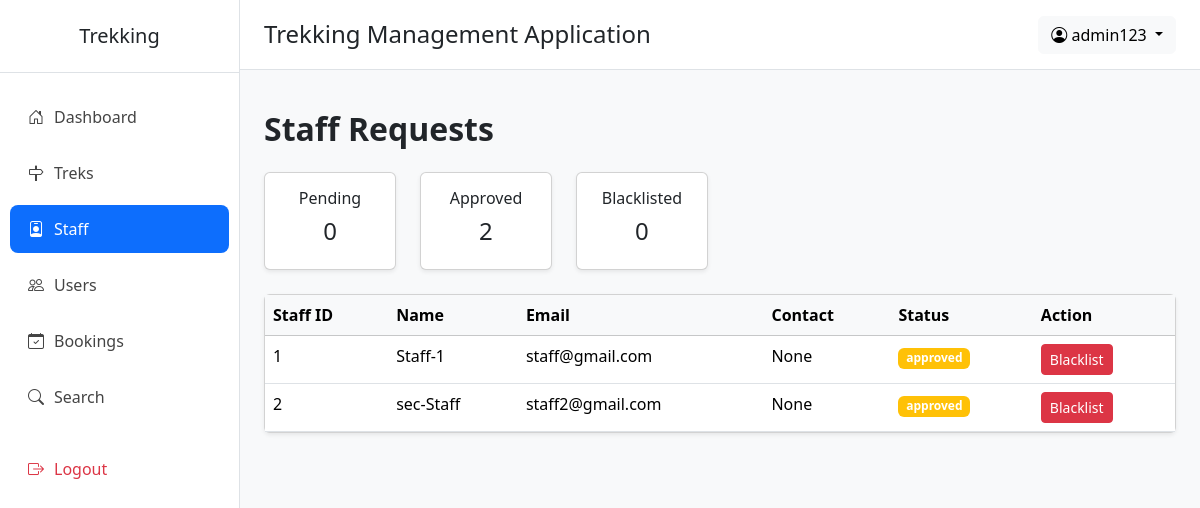
Screenshot of /admin/staff (signed in) with the database file from the repository.
### application/models.py (models this page shows)
class User(db.Model):
    __tablename__="users"
    id=db.Column(db.Integer(),primary_key=True,autoincrement=True)
    name=db.Column(db.String(),nullable=False)
    email=db.Column(db.String(),nullable=False,unique=True)
    phone=db.Column(db.String(),nullable=True)
    password=db.Column(db.String(),nullable=False)
    contact=db.Column(db.String(),nullable=True)
    role=db.Column(db.String(),default="user")       # admin | user | staff
    status=db.Column(db.String(),default="active")   # active | blacklisted | pending | rejected
    created_at=db.Column(db.DateTime(),server_default=db.func.now())
    updated_at=db.Column(db.DateTime(),server_default=db.func.now(),onupdate=db.func.now())
    staff_profile = db.relationship(
        "Staff",
        backref="user",
        uselist=False,
        foreign_keys="Staff.userid"
    )
    bookings = db.relationship(
        "Booking",
        backref="user",
        cascade="all, delete-orphan"
    )

class Staff(db.Model):
    __tablename__="staff"
    id=db.Column(db.Integer(),primary_key=True,autoincrement=True)
    userid=db.Column(db.Integer(),db.ForeignKey("users.id"))
    approval_status=db.Column(db.String(),default="pending") # pending | approved | rejected | blacklisted
    approved_by=db.Column(db.Integer(),db.ForeignKey("users.id"))
    approved_at=db.Column(db.DateTime(),nullable=True,default=None)
    bio=db.Column(db.String(),default=None,nullable=True)
    treks = db.relationship(
        "Trek",
        backref="staff"
    )

### application/admin_routes.py (the view)
@app.route("/admin/staff")
def all_staff():
    if("admin_id" not in session):
        return redirect("/login")
    this_admin=User.query.filter_by(id=session["admin_id"]).first()
    all_staff=Staff.query.all()
    active_staff=Staff.query.filter_by(approval_status="approved").all().__len__()
    pending_staff=Staff.query.filter_by(approval_status="pending").all().__len__()
    blacklisted_staff=Staff.query.filter_by(approval_status="blacklisted").all().__len__()
    return render_template("admin/manage_staff.html",this_admin=this_admin,all_staff=all_staff,active_staff=active_staff,pending_staff=pending_staff,blacklisted_staff=blacklisted_staff)

### templates/admin/manage_staff.html (shortened to what this page needs)
{% extends "admin/base.html" %}
{% block content %}
<h2 class="mb-4 fw-bold">
        Staff Requests
    </h2>
    <div class="row mb-4">
        <div class="col-md-2">
            <div class="card text-center shadow-sm">
                <div class="card-body">
                    <h6>Pending</h6>
                    <h4>{{ pending_staff }}</h4>
                </div>
            </div>
        </div>
        <div class="col-md-2">
            <div class="card text-center shadow-sm">
                <div class="card-body">
                    <h6>Approved</h6>
                    <h4>{{ active_staff }}</h4>
                </div>
            </div>
        </div>
        <div class="col-md-2">
            <div class="card text-center shadow-sm">
                <div class="card-body">
                    <h6>Blacklisted</h6>
                    <h4>{{ blacklisted_staff }}</h4>
                </div>
            </div>
        </div>
    </div>
    <div class="card shadow-sm">
        <div class="card-body p-0">
            <table class="table table-hover mb-0">
                <thead class="table-light">
                    <tr>
                        <th>Staff ID</th>
                        <th>Name</th>
                        <th>Email</th>
                        <th>Contact</th>
                        <th>Status</th>
                        <th>Action</th>
                    </tr>
                </thead>
                <tbody>
                {% for staff in all_staff %}
                <tr>
                    <td>{{ staff.id }}</td>
                    <td>{{ staff.user.name }}</td>
                    <td>{{ staff.user.email }}</td>
                    <td>{{ staff.user.contact }}</td>
                    <td>
                        <span class="badge bg-warning">
                            {{ staff.approval_status }}
                        </span>
                    </td>
                    <td>
                        {% if staff.approval_status == "approved" %}
                        <a
                            href="/reject_staff/{{ staff.id }}"
                            class="btn btn-danger btn-sm">
                            Blacklist
                        </a>
                        {% endif %}
                    </td>
                </tr>
                {% endfor %}
                </tbody>
            </table>
        </div>
    </div>
{% endblock %}

### templates/admin/base.html (shortened to what this page needs)
<!DOCTYPE html>
<html lang="en">
<head>
    <link href="https://cdn.jsdelivr.net/npm/bootstrap@5.3.8/dist/css/bootstrap.min.css" rel="stylesheet">
    <link href="https://cdn.jsdelivr.net/npm/bootstrap-icons@1.11.3/font/bootstrap-icons.css" rel="stylesheet">
</head>
<body>
<div class="d-flex">
    <div class="sidebar">
        <h5 class="text-center py-4 border-bottom">
            Trekking
        </h5>
        <ul class="nav flex-column mt-3">
            <li class="nav-item">
                <a class="nav-link {% if request.path == '/admin/dashboard' %}active{% endif %}" href="/admin/dashboard">
                    <i class="bi bi-house-door"></i>Dashboard
                </a>
            </li>
            <li class="nav-item">
                <a class="nav-link {% if '/admin/trek' in request.path %}active{% endif %}" href="/admin/treks">
                    <i class="bi bi-signpost"></i>Treks
                </a>
            </li>
            <li class="nav-item">
                <a class="nav-link {% if '/admin/staff' in request.path %}active{% endif %}" href="/admin/staff">
                    <i class="bi bi-person-badge"></i>Staff
                </a>
            </li>
            <li class="nav-item">
                <a class="nav-link {% if '/admin/users' in request.path %}active{% endif %}" href="/admin/users">
                    <i class="bi bi-people"></i>Users
                </a>
            </li>
            <li class="nav-item">
                <a class="nav-link {% if '/admin/all/booking' in request.path %}active{% endif %}" href="/admin/all/booking">
                    <i class="bi bi-calendar-check"></i>Bookings
                </a>
            </li>
            <li class="nav-item">
                <a class="nav-link {% if '/admin/search' in request.path %}active{% endif %} " href="/admin/search">
                    <i class="bi bi-search"></i>Search
                </a>
            </li>
            <li class="nav-item mt-3">
                <a class="nav-link text-danger" href="/logout">
                    <i class="bi bi-box-arrow-right"></i>Logout
                </a>
            </li>
        </ul>
    </div>
    <div class="flex-grow-1">
        <nav class="navbar topbar px-4">
            <h4 class="mb-0">
                Trekking Management Application
            </h4>
            <div class="dropdown">
                <button class="btn btn-light dropdown-toggle"
                        data-bs-toggle="dropdown">
                    <i class="bi bi-person-circle"></i>
                    {{ this_admin.name }}
                </button>
            </div>
        </nav>
        <div class="container-fluid p-4">
            {% block content %}
            {% endblock %}
        </div>
    </div>
</div>
</body>
</html>

### templates/admin/base.html (style rules this page uses)
body { background:#f8f9fa; overflow-x:hidden; }
.sidebar { width:240px; min-height:100vh; background:#fff; border-right:1px solid #dee2e6; }
.sidebar .nav-link { color:#444; padding:12px 18px; border-radius:8px; margin:4px 10px; font-weight:500; transition:.3s; }
.sidebar .nav-link:hover, .sidebar .nav-link.active { background:#0d6efd; color:white; }
.sidebar i { margin-right:10px; }
.topbar { background:#fff; border-bottom:1px solid #dee2e6; height:70px; }

### rows the page displays
User: name "admin123"
Staff: id "1", user.name "Staff-1", user.email "staff@gmail.com", user.contact "None", approval_status "approved"
Staff: id "2", user.name "sec-Staff", user.email "staff2@gmail.com", user.contact "None", approval_status "approved"

### other values shown
{{ pending_staff }} "0"
{{ active_staff }} "2"
{{ blacklisted_staff }} "0"
